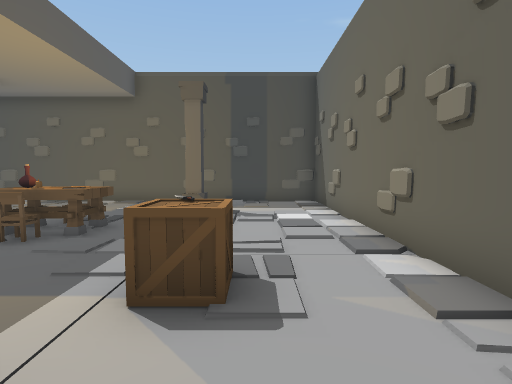
[1] (above)

12 first-person views from a walk through a scene from a Unity 3-D project. The camera is 1.2 m above the floor, tilts 4° down and sees 80° across. Doors are open. The floor is counted in squares, 1 m on a side. Each view is taken from the middle of a square. On the plan, view 1 faces up. The plan holds only what a view shows up to about 13 squares ahead; the rest is blank. The place goes on beyond the plan. Some animated figures are not drawn.

[2]
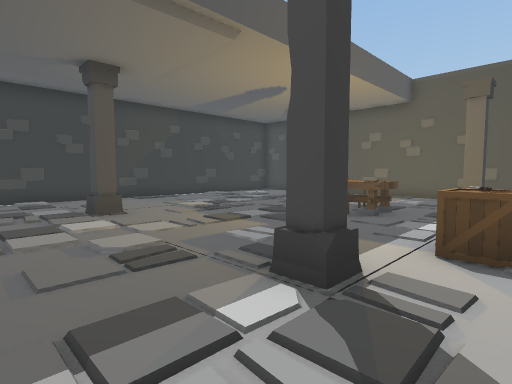

[3]
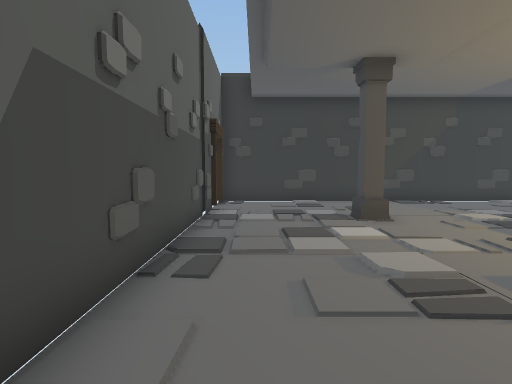

[4]
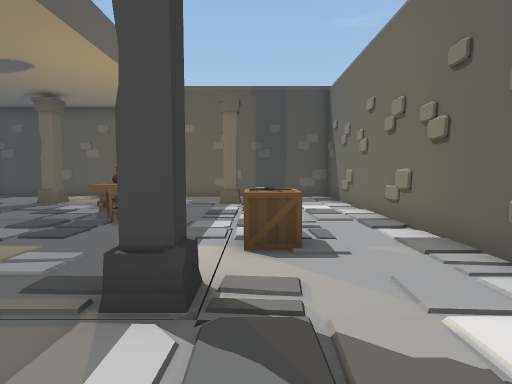

[5]
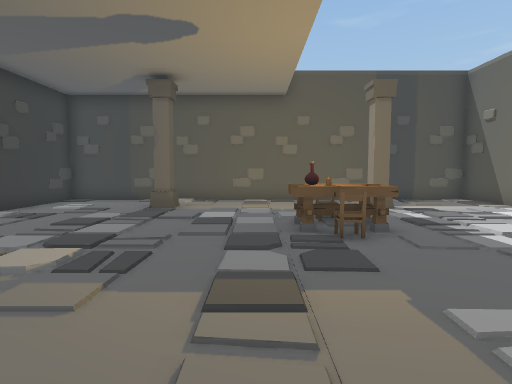

[6]
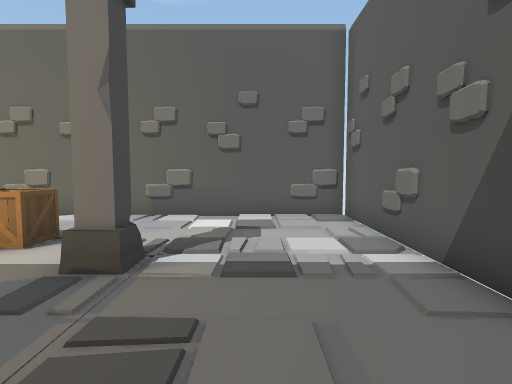

[7]
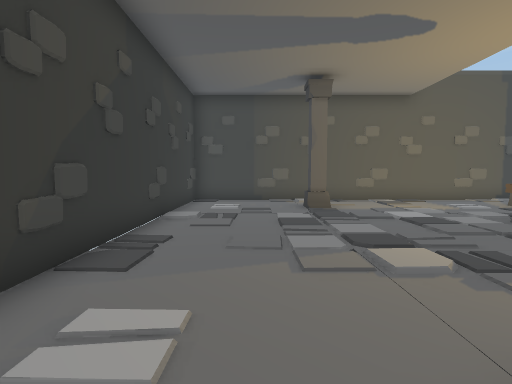

[8]
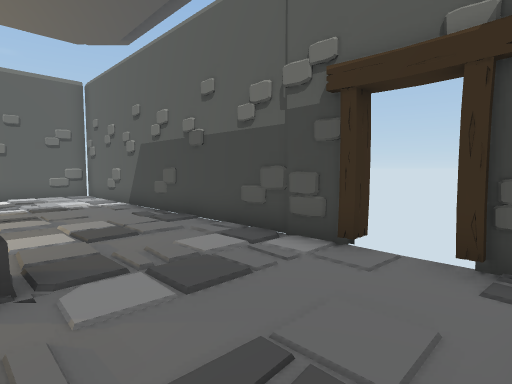

[9]
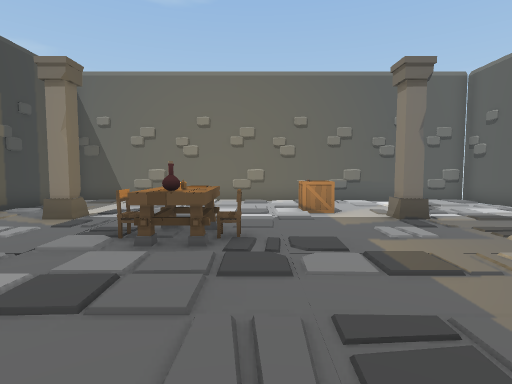

[10]
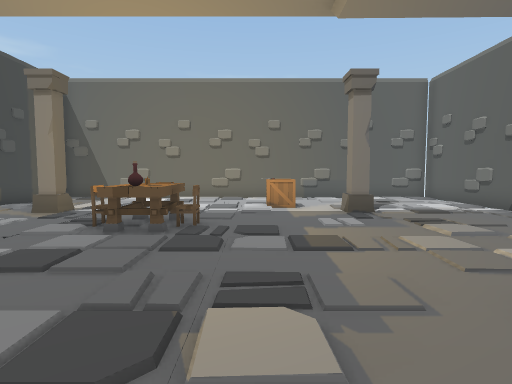

[11]
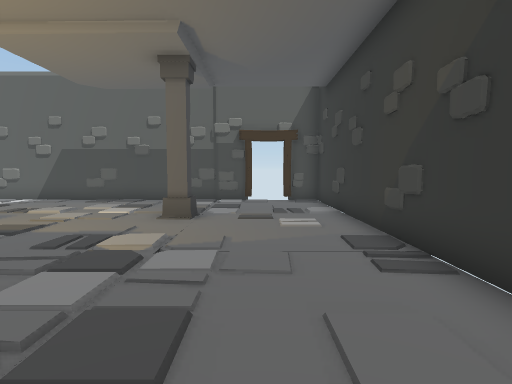

[12]
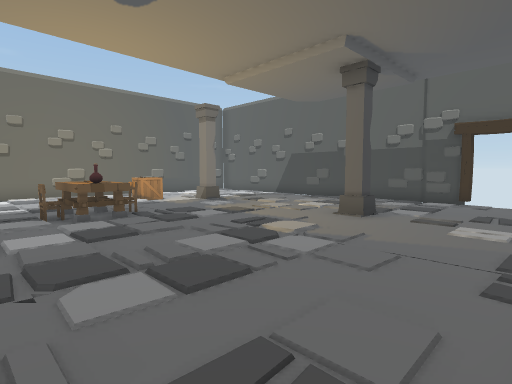

### Floor plan
Points are (right, up) in squares from view 1. A wall is a line through its corners. A room is listed if a view was taken in it or the views show most of it. See-through windows are left out.
Room 1 (views 1, 2, 3, 4, 5, 6, 7, 8, 9, 10, 11, 12)
walls: (-13.5, 4.4) (-13.4, 3.7); (2.4, 4.7) (2.4, 5.4); (-9.7, -3.3) (-8.7, -3.5); (-10.4, -3.2) (-9.5, -3.2); (-10.6, -3.1) (-10.6, -3.6); (-10.1, -3.5) (-9.2, -3.3); (-1.3, -3.5) (-0.6, -3.4); (-10.9, -3.5) (2.4, -3.5) (2.4, 12.4) (-13.5, 12.4) (-13.5, -3.5) (-12.4, -3.5); (-13, -3.2) (-12.1, -3.2)
low walls: (-13.4, 4.1) (-13.6, 3.2)
ways out: gap at (-11.3, -3.3)
objects: column (-9, 1); column (-9, 10); bottle (-5, 6); table (-5, 7); chair (-4, 5); other object (-4, 6); chair (-4, 7); column (-2, 1); column (-2, 10); box (-1, 3) to (0, 4)

Where each view was taken, in squares from view 1:
view 1: 0 up, 0 right, facing up
view 2: 2 down, 0 right, facing up-left
view 3: 2 down, 1 left, facing left
view 4: 2 down, 1 left, facing up
view 5: 0 up, 6 left, facing up
view 6: 1 down, 6 left, facing right
view 7: 0 up, 11 left, facing up
view 8: 1 up, 13 left, facing down-right
view 9: 5 up, 10 left, facing right
view 10: 4 up, 11 left, facing right
view 11: 9 up, 11 left, facing down
view 12: 9 up, 13 left, facing down-right
